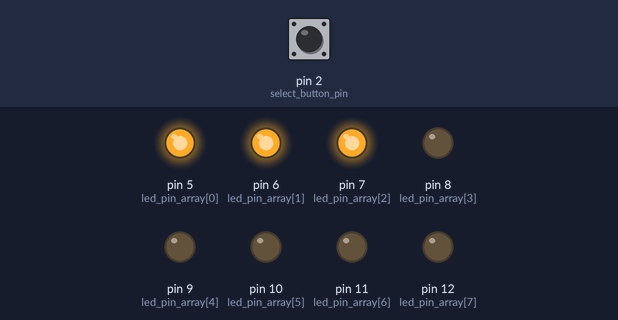
Bench run of a sketch on a simulated Arduino Uno, built with avr-gcc and run on an emulated ATmega328P. Parts: output pins drawn as LEDs (lit = HIGH). The inputs (shaded band) are chosen by the test bench; at power-on: pin 2 (select_button_pin) HIGH.

Above: at 1.2 s.
1.3 s: pin 2 (select_button_pin) pulled LOW for 0.15 s
At 3.8 s:
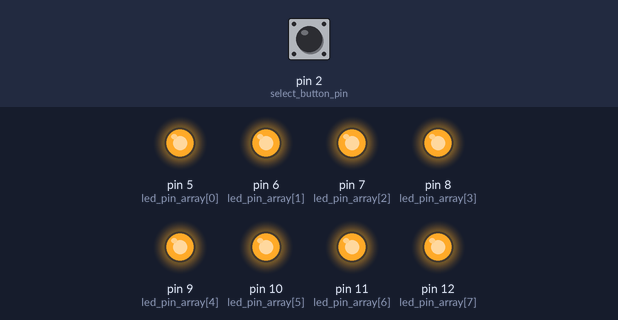
4.3 s: pin 2 (select_button_pin) pulled LOW for 1 s
At 4.9 s:
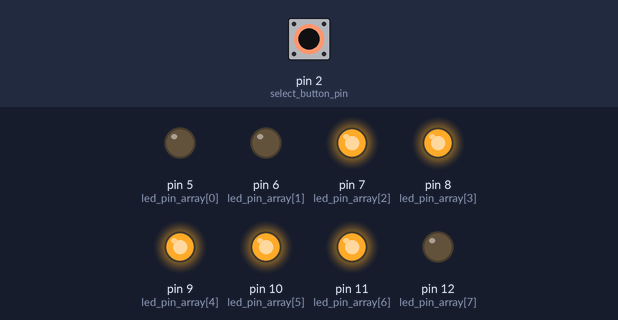
7.3 s: pin 2 (select_button_pin) pulled LOW for 0.15 s
At 7.9 s:
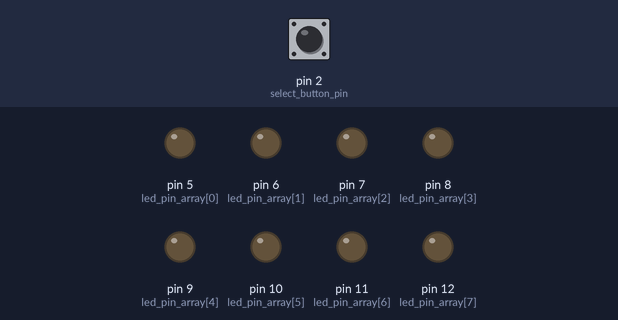
13.4 s: pin 2 (select_button_pin) pulled LOW for 3.2 s
24.1 s: pin 2 (select_button_pin) pulled LOW for 0.15 s
At 24.9 s:
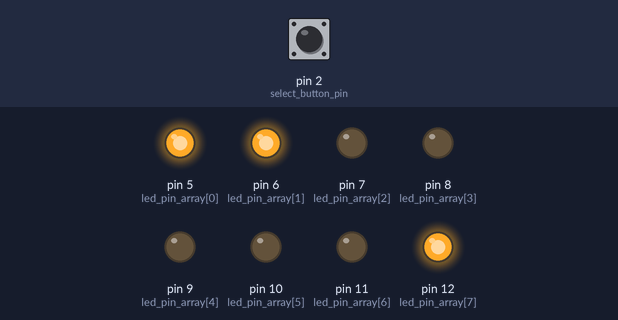
Timing chart, 0 to 28.1 s (numbered marks = the images above; inputs shaded):
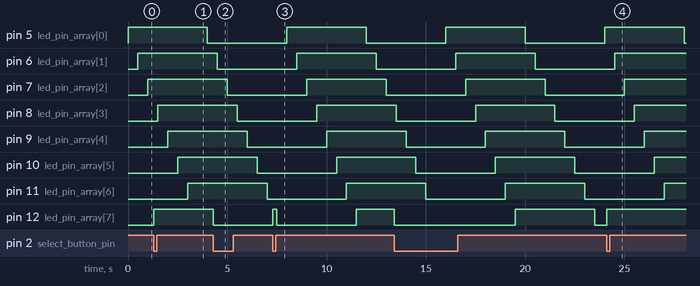

Measured:
- after the input at 1.3 s, pin 12 (led_pin_array[7]): LOW → HIGH after 0.00 s instead of 2.2 s
- after the input at 4.3 s, pin 12 (led_pin_array[7]): HIGH → LOW at once
- after the input at 7.3 s, pin 12 (led_pin_array[7]): LOW → HIGH after 0.00 s instead of 4.2 s
- after the input at 24.1 s, pin 12 (led_pin_array[7]): LOW → HIGH after 0.00 s instead of 3.4 s

The sketch:

PCB_Business_Card_FW.ino
```cpp
boolean toggle1 = 1;
const uint8_t led_pin_array[] = {5, 6, 7, 8, 9, 10, 11, 12}; // Array con pines de led indicadores de intervalos de 5min
const uint8_t select_button_pin = 2;
uint32_t last_pressed = 0;
const uint8_t button_debounce_ms = 5;

void ISR_button_pin() {
    if ( millis() - last_pressed > button_debounce_ms ) {
        if ( toggle1 ) {
            digitalWrite( 12, HIGH );
            toggle1 = 0;
        }
        else {
            digitalWrite( 12, LOW );
            toggle1 = 1;
        }
    }
    last_pressed = millis();
}

void setup() {
    pinMode( select_button_pin, INPUT_PULLUP );
    attachInterrupt( digitalPinToInterrupt( select_button_pin ), ISR_button_pin, FALLING );

    for ( uint8_t ii = 0; ii < sizeof( led_pin_array ); ++ii ) {
        pinMode( led_pin_array[ii], OUTPUT );
    }

}

void loop() {
    for ( uint8_t ii = 0; ii < sizeof( led_pin_array ); ++ii ) {
        digitalWrite( led_pin_array[ii], HIGH );
        delay(500);
    }
    for ( uint8_t ii = 0; ii < sizeof( led_pin_array ); ++ii ) {
        digitalWrite( led_pin_array[ii], LOW );
        delay(500);
    }
}
```
